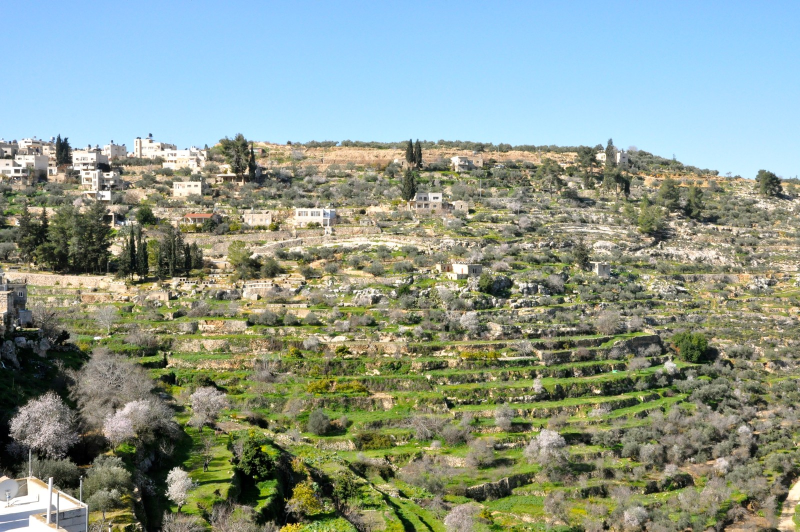
#> input picture render/goanna/personas/source/village-of-battir.jpg, 1600 x 1063 px (shown at 1/2 size)
$ python -i make-personas.py   (imports and definitions only)
#> lines starting #> are read from the running program, lines starting #| are printed output that depends on the picture; after the words box and inside, x2 and y2 are one past the last pixel; in counts of white or black regions, pixels touching at a corner belong together
#!/usr/bin/env python3
# Copyright 2026 NotAlexNoyle. Licensed under the Mozilla Public License 2.0.
"""Draws the project's own Personas: a Frutiger Aero set (glossy water, sky, a green hill, light
ribbons, lime orbs), the look of the late-2000s screens the TouchPad was born among, drawn here from
gradients and shapes, so the art is this project's own; and Free Palestine (the owner, 2026-10-12),
made from a CC BY 2.0 photograph of Battir (see BATTIR below) with the flag and the words (Noto Sans
Black, SIL Open Font License) drawn over it.

Two come with the browser (the owner, 2026-10-12: Free Palestine and Aurora Silk); the add-on site
carries the rest (Riverstone-Addons `catalogue/`, where the Personas made by others now live too).

  make-personas.py                    the bundled two: <slug>.jpg beside this script and personas.json,
                                      which components/jihadPersonas.js offers in about:addons → Personas
  make-personas.py --catalogue DIR    also the other drawn pictures, into DIR, with their entries in
                                      DIR/drawn.json for the catalogue's personas.json
  --redraw                            draw pictures that exist already (their bytes name them: a new
                                      picture is a new Persona id, so the default leaves them alone)

A header is 1600 x 160: wide enough for a landscape card, tall enough for every shell's bar.
The browser anchors it top right, as Firefox does, so the interest is in the top 80 px and the
right 1024 px.
"""
import json, math, os, random
import numpy as np
from PIL import Image, ImageDraw, ImageFilter, ImageFont

HERE = os.path.dirname(os.path.abspath(__file__))
W, H, K = 1600, 160, 2            # final size, supersample factor
SW, SH = W * K, H * K


def lerp(a, b, t):
    return a + (b - a) * t


# [12 lines left out: functions vgrad, hgrad_mul, not called in this run]


def over(base, rgb, alpha):
    """Composite rgb (3-tuple or HxWx3) with an alpha map (HxW, 0..1) over base."""
    a = alpha[..., None]
    return base * (1 - a) + np.asarray(rgb, dtype=np.float32) * a


def mask_from(draw_fn, blur=0):
    m = Image.new("L", (SW, SH), 0)
    draw_fn(ImageDraw.Draw(m))
    if blur:
        m = m.filter(ImageFilter.GaussianBlur(blur * K))
    return np.asarray(m, dtype=np.float32) / 255.0


# [51 lines left out: functions gloss, bubble, orb, glow, ribbon, not called in this run]


def finish(arr, name):
    im = Image.fromarray(np.clip(arr, 0, 255).astype(np.uint8), "RGB").resize((W, H), Image.LANCZOS)
    path = os.path.join(HERE, name)
    im.save(path, "JPEG", quality=90, optimize=True, progressive=True)
    return path


# [88 lines left out: functions aqua, sky, meadow, ribbons, orbs, not called in this run]


FONT = "/usr/share/fonts/noto/NotoSans-Black.ttf"   # SIL Open Font License; only its rendering is kept


def flag(base, x0, y0, w, h, pole_x):
    """The Palestinian flag waving from a pole: black, white and green bands, the red triangle at the
    hoist, a soft wave and its shading."""
    out = base.copy()
    ys, xs = np.mgrid[0:SH, 0:SW].astype(np.float32)
    u = (xs - x0) / w                                   # 0 at the hoist, 1 at the fly
    wave = np.sin(u * 2.4 * math.pi - 0.6) * (6 * K) * np.clip(u * 1.6, 0, 1)
    v = (ys - y0 - wave) / h                            # 0 at the top edge
    inside = (u >= 0) & (u <= 1) & (v >= 0) & (v <= 1)
    col = np.zeros((SH, SW, 3), np.float32)
    col[v < 1 / 3] = (16, 16, 16)
    col[(v >= 1 / 3) & (v < 2 / 3)] = (245, 245, 240)
    col[v >= 2 / 3] = (0, 122, 61)
    tri = u * 3.0 < (0.5 - np.abs(v - 0.5)) * 2.0       # the triangle, a third of the length deep
    col[tri] = (206, 17, 38)
    shade = 0.82 + 0.18 * np.cos(u * 2.4 * math.pi - 0.6)
    col *= shade[..., None]
    shape = Image.fromarray((inside * 255).astype(np.uint8))
    # A faint light behind the cloth and a hairline rim, so its black band reads against the night.
    halo = np.asarray(shape.filter(ImageFilter.GaussianBlur(9 * K)), np.float32) / 255.0
    out = over(out, (150, 170, 160), halo * 0.35)
    rim = np.asarray(shape.filter(ImageFilter.MaxFilter(2 * K + 1)), np.float32) / 255.0
    out = over(out, (205, 210, 205), rim * 0.85)
    a = np.asarray(shape.filter(ImageFilter.GaussianBlur(0.8 * K)), np.float32) / 255.0
    out = over(out, col, a)
    pole = mask_from(lambda d: d.rectangle([pole_x - 3 * K, 6 * K, pole_x + 1 * K, SH], fill=255), blur=0.5)
    out = over(out, (196, 198, 192), pole)
    knob = mask_from(lambda d: d.ellipse([pole_x - 5 * K, 2 * K, pole_x + 5 * K, 12 * K], fill=255), blur=0.5)
    return over(out, (225, 205, 120), knob)


# Free Palestine's land: "Village of Battir" by Labour Palestine, CC BY 2.0
# (https://commons.wikimedia.org/wiki/File:Village_of_Battir.jpg, from
# https://www.flickr.com/photos/labour2palestine/16428074717/) — Battir's terraces, the UNESCO site
# "Palestine: Land of Olives and Vines". Kept here at 1600 px wide (source/village-of-battir.jpg) so the
# Persona can be made again; credited on every card, in CREDITS.md and in NOTICE.
BATTIR = os.path.join(HERE, "source", "village-of-battir.jpg")


def palestine(out_name):
    """Free Palestine (the owner, 2026-10-12: "an artistic depiction of palestinian land", then "photo
    realistic"): a photograph of Battir's terraced hillside under a clear sky — olive trees, cypresses,
    the village on the ridge — cut to a header's band; the sky deepened towards the top, where the
    toolbar's light glyphs and the words sit; the flag on its pole at the right. Changes made to the
    photograph: cropped, scaled, the sky deepened, the words and the flag drawn over it."""
#> called with out_name = 'source/village-of-battir.jpg'
    photo = Image.open(BATTIR).convert("RGB")
#> photo is the input picture: PIL image 1600x1063 RGB; mean R, G, B 139.8, 153.3, 140.3
    photo = photo.resize((SW, round(photo.height * SW / photo.width)), Image.LANCZOS)
#> photo: PIL image 3200x2126 RGB
    a = np.asarray(photo.crop((0, 230 * K, SW, 230 * K + SH)), np.float32)
    # The sky deepened towards the top: a light glyph on a pale sky reads poorly.
    t = np.clip(1.0 - np.arange(SH, dtype=np.float32) / (70.0 * K), 0, 1)[:, None, None]
    a = a * (1.0 - 0.45 * t) + np.array([10, 30, 80], np.float32) * 0.45 * t
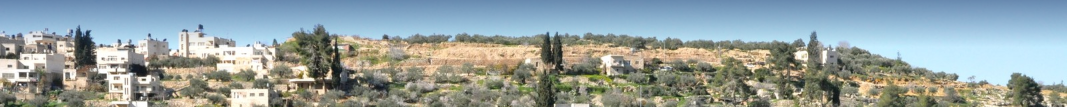
#> a: shape (320, 3200, 3) float32 (shown at 1/3 size); mean R, G, B 148, 160.3, 160.4
    # The words, white with a soft shadow, a hairline of the flag's red beneath.
    text = Image.new("L", (SW, SH), 0)
#> text: PIL image 3200x320 L; every value is 0
    font = ImageFont.truetype(FONT, 34 * K)
    words = "FREE PALESTINE"
    tw = ImageDraw.Draw(text).textlength(words, font=font)
#> tw = 556.5
    tx, ty = 1170 * K - tw, 4 * K
#> tx = 1783.5; ty = 8
    ImageDraw.Draw(text).text((tx, ty), words, font=font, fill=255)
    shadow = np.asarray(text.filter(ImageFilter.GaussianBlur(3 * K)), np.float32) / 255.0
    a = over(a, (0, 0, 0), np.roll(np.roll(shadow, 2 * K, 0), 2 * K, 1) * 0.75)
    a = over(a, (250, 250, 246), np.asarray(text, np.float32) / 255.0)
    rule = mask_from(lambda d: d.rectangle([tx, 53 * K, 1170 * K, 55 * K], fill=255))
#> in mask_from, `draw_fn(ImageDraw.Draw(m))`:
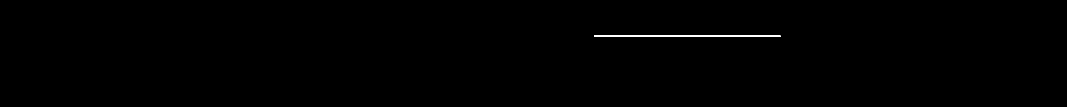
#> m: PIL image 3200x320 L (shown at 1/3 size); 0.27% white; 1 white region, box (x1, y1, x2, y2) and area: (1783, 106, 2341, 111) 2790
    a = over(a, (206, 17, 38), rule)
    a = flag(a, 1214 * K, 10 * K, 360 * K, 86 * K, 1209 * K)
#> in flag, `shape = Image.fromarray((inside * 255).astype(np.uint8))`: shape: PIL image 3200x320 L; 12.1% white; 1 white region, box (x1, y1, x2, y2) and area: (2428, 9, 3149, 200) 124013
#> in flag, `halo = np.asarray(shape.filter(ImageFilter.GaussianBlur(9 * K)), np.fl..`:
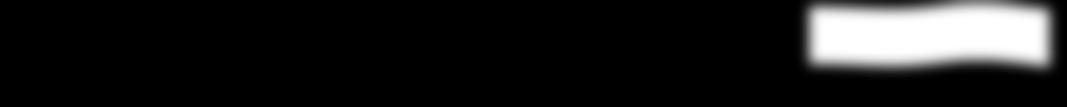
#> halo: shape (320, 3200) float32 (shown at 1/3 size); min 0, max 1, mean 0.12
#> call 4 of over, with rgb = (150, 170, 160)
#> in over (call 4), `a = alpha[..., None]`:
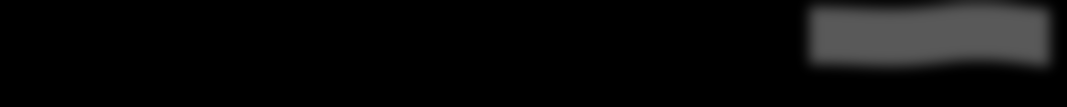
#> a: shape (320, 3200, 1) float32 (shown at 1/3 size); min 0, max 0.35, mean 0.0421
#> in flag, `rim = np.asarray(shape.filter(ImageFilter.MaxFilter(2 * K + 1)), np.fl..`:
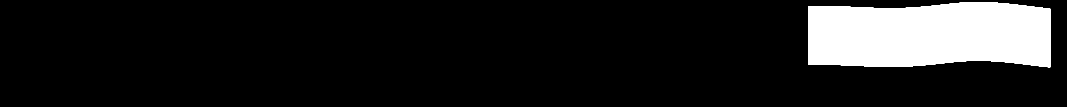
#> rim: shape (320, 3200) float32 (shown at 1/3 size); values 0 (black) and 1 (white), 12.5% white; 1 white region, box (x1, y1, x2, y2) and area: (2426, 7, 3151, 202) 127781
#> in over (call 6), `return base * (1 - a) + np.asarray(rgb, dtype=np.float32) * a`:
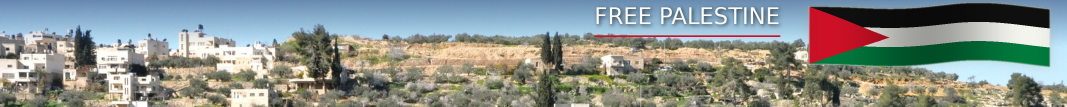
#> returned value: shape (320, 3200, 3) float32 (shown at 1/3 size); mean of channels 0, 1, 2 139.6, 146.5, 141.9; drawn as R, G, B
#> in mask_from (call 2), `draw_fn(ImageDraw.Draw(m))`: m: PIL image 3200x320 L; 0.27% white; 1 white region, box (x1, y1, x2, y2) and area: (2412, 12, 2421, 320) 2772
#> in mask_from (call 3), `draw_fn(ImageDraw.Draw(m))`: m: PIL image 3200x320 L; 0.03% white; 1 white region, box (x1, y1, x2, y2) and area: (2408, 4, 2429, 25) 349
    return finish(a, out_name)
#> in finish, `im = Image.fromarray(np.clip(arr, 0, 255).astype(np.uint8), "RGB").res..`:
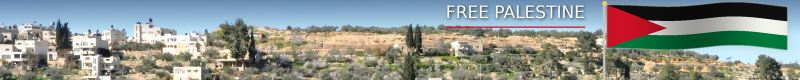
#> im: PIL image 1600x160 RGB (shown at 1/2 size); mean R, G, B 139.5, 146.3, 141.6


# slug (file name), name, drawing, accent colour, text colour, earlier names (a profile that has a
# Persona under an earlier name gets it renamed in place, and one uninstalled under an earlier
# name stays uninstalled — components/jihadPersonas.js offerBundledOnce).
PERSONAS = [
    ("bubble-lagoon", "Bubble Lagoon", aqua, "rgb(0, 150, 220)", "#0a2c4c", ["Aero Aqua"]),
    ("cloud-nine", "Cloud Nine", sky, "rgb(40, 130, 230)", "#0b2a52", ["Aero Sky"]),
    ("meadow-morning", "Meadow Morning", meadow, "rgb(30, 120, 225)", "#0a2a12", ["Aero Meadow"]),
    ("aurora-silk", "Aurora Silk", ribbons, "rgb(4, 28, 60)", "#ffffff", ["Aero Ribbons"]),
    ("lime-fizz", "Lime Fizz", orbs, "rgb(60, 160, 25)", "#0f2a05", ["Aero Orbs"]),
    ("free-palestine", "Free Palestine", palestine, "rgb(30, 64, 110)", "#ffffff", []),
]
BUNDLED = ("free-palestine", "aurora-silk")    # in this order, first in the gallery
# A Persona made from someone else's work carries that work's licence and credit (shown on its card).
CREDIT = {
    "free-palestine": {"license": "based on \"Village of Battir\" by Labour Palestine, CC BY 2.0",
                       "licenseURL": "https://creativecommons.org/licenses/by/2.0/",
                       "source": "https://commons.wikimedia.org/wiki/File:Village_of_Battir.jpg"},
}

# [37 lines not run here, left out]

>>> result = palestine('source/village-of-battir.jpg')
